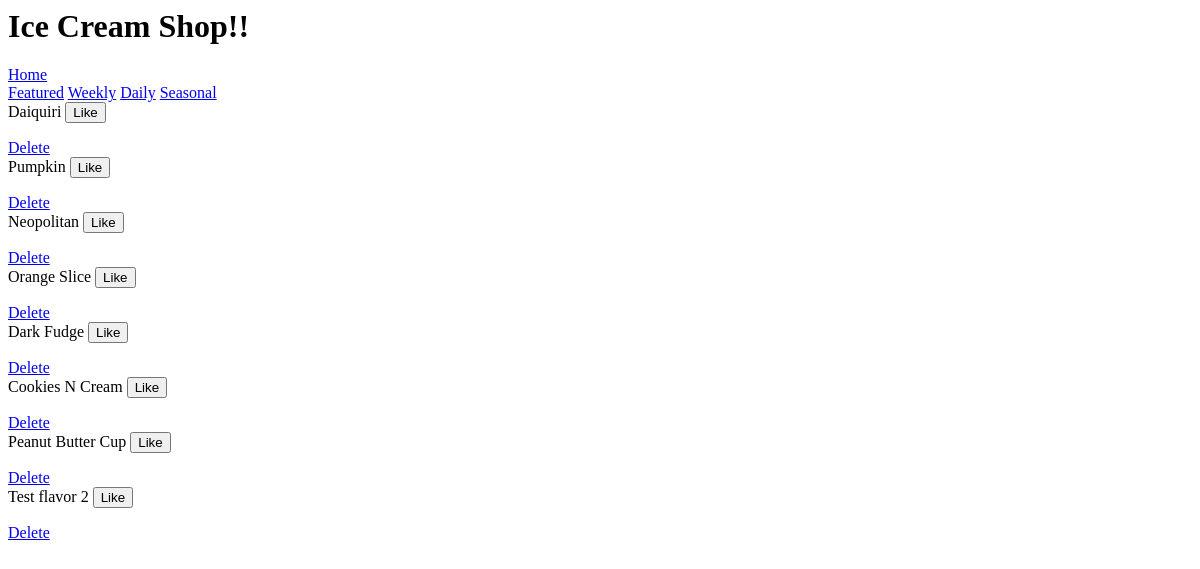
/ice_cream/, run on an earlier commit of the app's database.
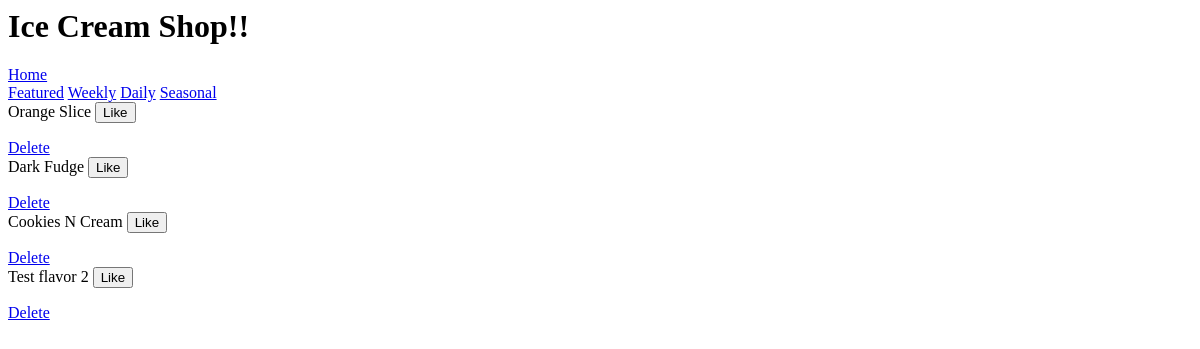
And on a later commit of the database.
### ice_cream/models.py (models this page shows, shortened)
class Icecream(models.Model):
    AVAILABLE_CHOICES = [
    ('WEEKLY', 'Weekly'),
    ('DAILY', 'Daily'),
    ('SEASONAL', 'Seasonal'),
    ]
    BASE_CHOICES = [
    ('CHOCOLATE', 'Chocolate'),
    ('VANILLA', 'Vanilla'),
    ('STRAWBERRY', 'Strawberry'),
    ]
    flavor = models.CharField(max_length=255, default='')
    base = models.CharField(max_length=255, choices=BASE_CHOICES, default='VANILLA')
    available = models.CharField(max_length=255, choices=AVAILABLE_CHOICES, default='DAILY')
    featured = models.BooleanField(default=False)
    date_churned = models.DateTimeField('Date Churned', default=timezone.now)
    likes = models.IntegerField(default=0)

### ice_cream/views.py (the view)
# urls.py: path('', views.index, name='index'),
def index(request, selection=None):
    availability = ['featured','weekly', 'daily', 'seasonal']
    if selection == None:
        ice_cream_list = Icecream.objects.all()
    elif selection == 'featured':
        ice_cream_list = Icecream.objects.filter(featured=True)
    else:
        ice_cream_list = Icecream.objects.filter(available=selection.upper())
    context = {
        'ice_cream_list': ice_cream_list,
        'availability': availability
    }
    return render(request, 'ice_cream/index.html', context)

### ice_cream/templates/ice_cream/index.html (shortened to what this page needs)
{% extends 'ice_cream/base.html'%}
{% block content %}
  {% for option in availability %}
    <a href="{% url 'ice_cream:selection' option %}"><span>{{option.capitalize}}</span></a>
  {% endfor %}
{% if ice_cream_list %}
    {% for ice_cream in ice_cream_list %}
<form action='{% url "ice_cream:vote" ice_cream.id %}' method='post'>
  <a for='choice{{forloop.counter}}'>{{ice_cream.flavor}}</a>
    <input type='submit' name='choice' id='choice{{ forloop.counter }}' value='Like'>
</form>
<a href="{% url 'ice_cream:icecream_delete' ice_cream.id %}">Delete</a>
  {% endfor %}
{% else %}
  <p>No Ice Cream For You!</p>
{% endif %}
{% endblock %}

### ice_cream/templates/ice_cream/base.html (shortened to what this page needs)
{% load static %}
<html lang="en" dir="ltr">
  <head>
  </head>
  <body>
    <header>
      <h1>Ice Cream Shop!!</h1>
      <a href="{% url 'ice_cream:index' %}"><span>Home</span></a>
    </header>
    {% block content %}
    {% endblock %}
  </body>
</html>

What changed in the data, as far as the page shows it:
removed Icecream: flavor "Daiquiri"
removed Icecream: flavor "Pumpkin"
removed Icecream: flavor "Neopolitan"
removed Icecream: flavor "Peanut Butter Cup"
